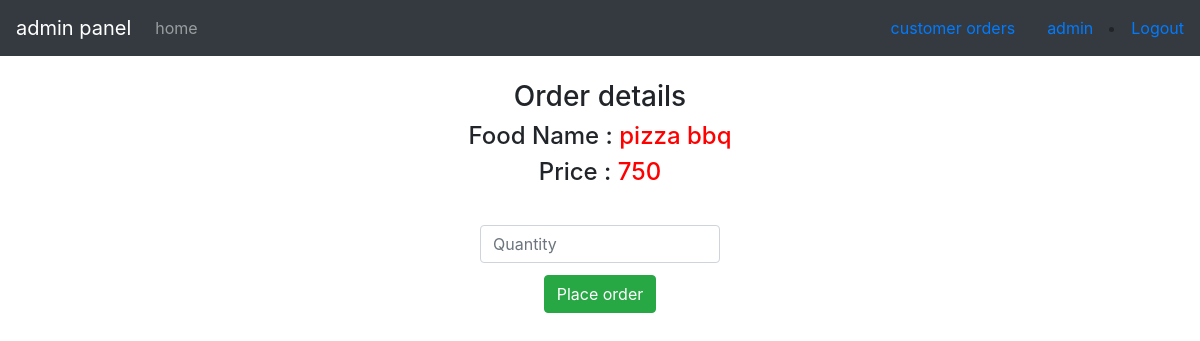
Screenshot of /dashboard/orders_quantity.php?info=3 (signed in) with the database file from the repository.
### tables this page shows
CREATE TABLE `users` (
  `id` int(11) NOT NULL,
  `username` varchar(250) NOT NULL,
  `password` varchar(250) NOT NULL,
  `type` varchar(255) NOT NULL,
  `last_login` timestamp NOT NULL DEFAULT current_timestamp() ON UPDATE current_timestamp()
);

CREATE TABLE `menu` (
  `id` int(255) NOT NULL,
  `foodname` varchar(255) NOT NULL,
  `price` int(20) NOT NULL
);

### dashboard/orders_quantity.php (the view, shortened to what this page needs)
<!DOCTYPE html>
<html>
<head>
 <link rel="stylesheet" href="../css/bootstrap.min.css">
 <link rel="stylesheet" type="text/css" href="bootstrap4/css/bootstrap.min.css">
</head>
<?php
include '../helpers/dbconfig.php';
include 'navbar.php';
  ?>
<body>
	<?php
$item_id = $_GET['info'];
$sql2 = $db-> query("SELECT * FROM menu where id = '$item_id'");
$item_details = mysqli_fetch_assoc($sql2);
	?>
	<div>
		<center>
			<h3>Order details</h3>
			<h4>Food Name : <font style="color: red"><?php echo $item_details['foodname']; ?></font></h4>
			<h4>Price : <font style="color: red"><?php echo $item_details['price']; ?></font></h4>
			<form action="orders.php" method="POST">
				<input type="number" name="quantity" class="form-control" style="width: 20%" placeholder="Quantity">
				<button type="submit" class="btn btn-success" style="margin-top: 1%">Place order</button>
			</form>
		</center>
	</div>
</body>
</html>

### dashboard/navbar.php (shortened to what this page needs)
<!DOCTYPE html>
<html lang="en">
<head>
  <link rel="stylesheet" href="https://maxcdn.bootstrapcdn.com/bootstrap/4.4.1/css/bootstrap.min.css">
</head>
<body>
   <?php
    $current_user = $_SESSION['SBUser'];
    $userdetails = $db->query("SELECT * FROM users WHERE id = '$current_user' ");
    $user_info = mysqli_fetch_assoc($userdetails);
     ?>
<nav class="navbar navbar-expand-md bg-dark navbar-dark">
  <?php
  $usertype = $user_info['type'];
    if ($usertype== "admin") { ?>
      <a class="navbar-brand" href="#">admin panel</a>
      <?php
    }else{ ?>
    <a class="navbar-brand" href="#">user panel</a>
<?php
    }
  ?>
  <div class="collapse navbar-collapse" id="collapsibleNavbar">
    <ul class="navbar-nav">
      <li class="nav-item">
        <a class="nav-link" href="dashboard.php">home</a>
      </li>
    </ul>
  </div>
         <?php
    if ($usertype== "admin") { ?>
        <a class="nav-link" href="cusorders.php">customer orders</a>
      <?php } else { ?>
        <a class="nav-link" href="cart.php">cart</a>
         <?php
      }
      ?>
  <a class="nav-link" href="#"><?php echo $user_info['username'];   ?></a>
    <li class="nav-item ml-auto">
      <a href="../index.php">Logout</a>
    </li>
</nav>
<br>
</body>
</html>

### rows the page displays
users: username "admin"
menu: foodname "pizza bbq", price "750"
